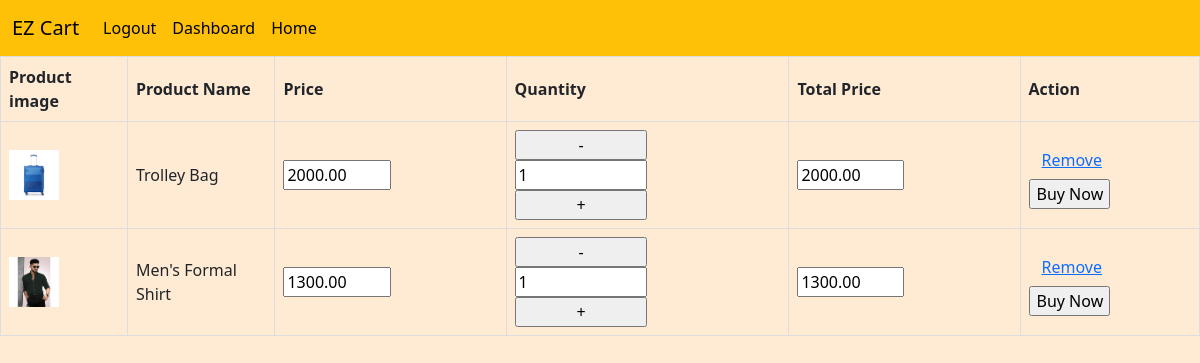
The page /CheckOut/ (signed in) on the database its author committed.
### CustomUserApp/models.py (models this page shows, shortened)
class CartItem(models.Model):
    user=models.ForeignKey(CustomUser,on_delete=models.CASCADE)
    product=models.ForeignKey(Product,on_delete=models.CASCADE)
    quantity=models.PositiveIntegerField(default=1)

class Product(models.Model):
    name = models.CharField(max_length=255)
    description = models.CharField(max_length=300)
    Cat_name=models.ForeignKey(Category,on_delete=models.CASCADE,default=1)
    price = models.DecimalField(max_digits=10, decimal_places=2)
    image = models.ImageField(upload_to='ProductImages/')
    def __str__(self):
        return self.name

### CustomUserApp/views.py (the view)
# urls.py: path('CheckOut/',CheckOut,name='CheckOut'),
@login_required(login_url='Signin')
def CheckOut(request):
    cart_items=CartItem.objects.filter(user=request.user)
    amount=0
    for i in cart_items:
        quantiy=i.quantity
        amount += (i.product.price )*quantiy
    return render(request,"CustomUserApp_CheckOut_page.html",{'cart_items':cart_items,'amount':amount})

### CustomUserApp/templates/CustomUserApp_CheckOut_page.html (shortened to what this page needs)
<!DOCTYPE html>
<html lang="en">
<head>
    <link href="https://cdn.jsdelivr.net/npm/bootstrap@5.3.3/dist/css/bootstrap.min.css" rel="stylesheet"
>
</head>
<nav class="navbar navbar-expand-lg bg-warning">
    <div class="container-fluid">
        <a class="navbar-brand" href="/">EZ Cart</a>
        <div class="collapse navbar-collapse" id="navbarNavAltMarkup">
            <div class="navbar-nav">
                <a class="nav-link active" aria-current="page" href="{%url 'signout' %}">Logout</a>
            </div>
            <div class="navbar-nav">
                <a class="nav-link active" aria-current="page" href="{%url 'dashboard' %}">Dashboard</a>
            </div>
            <div class="navbar-nav">
                <a class="nav-link active" aria-current="page" href="{%url 'Home' %}">Home</a>
            </div>
        </div>
    </div>
</nav>
<body>
    {% if cart_items %}
    {% load django_template_maths %}
    <table>
        <tr>
            <th>Product image</th>
            <th>Product Name</th>
            <th>Price</th>
            <th>Quantity</th>
            <th>Total Price</th>
            <th>Action</th>
        </tr>
        {% for x in cart_items %}
        <tr>
            <form action={% url 'BuyNow' x.id %} method="POST">
                <td><img src="{{x.product.image.url}}" height="50" width="50" alt="{{x.product.name}}"></td>
                <td>{{x.product}}</td>
                <td><input type="text" readonly value="{{x.product.price}}" name="price" class="price"></td>
                <td>
                    <input type="button" onclick="quantity_decrement(this); update_totalprice(this)" value="-">
                    <input type='number' readonly class='quantity' min=1 name="Quantity" oninput="update_totalprice(this)"
                        value="{{x.quantity}}">
                    <input type="button" onclick="quantity_increment(this); update_totalprice(this)" value="+">
                </td>
                <td> <input type="text" readonly value="{{x.product.price|mul:x.quantity}}" name="total_price"
                        class="total_price"></td>
                <td><button class="btn btn danger"><a href="{% url 'RemoveItem' x.id %}">Remove </a></button>
                    <input type="submit" value="Buy Now">
                </td>
            </form>
        </tr>
        {% endfor %}
    </table>
{% else %}
<p><h3>There is no items in your Cart</h3></p>
{% endif %}
</body>
</html>

### CustomUserApp/templates/CustomUserApp_CheckOut_page.html (style rules this page uses)
body { background-color: rgba(255, 228, 196, 0.727); }
input { width: 50%; }
td, th { border: 1px solid #dddddd; text-align: left; padding: 8px; }

### rows shown on the page
CartItem: product.image (picture), product "Trolley Bag", price "2000.00", Quantity "1", total_price "2000.00"
CartItem: product.image (picture), product "Men's Formal Shirt", price "1300.00", Quantity "1", total_price "1300.00"
